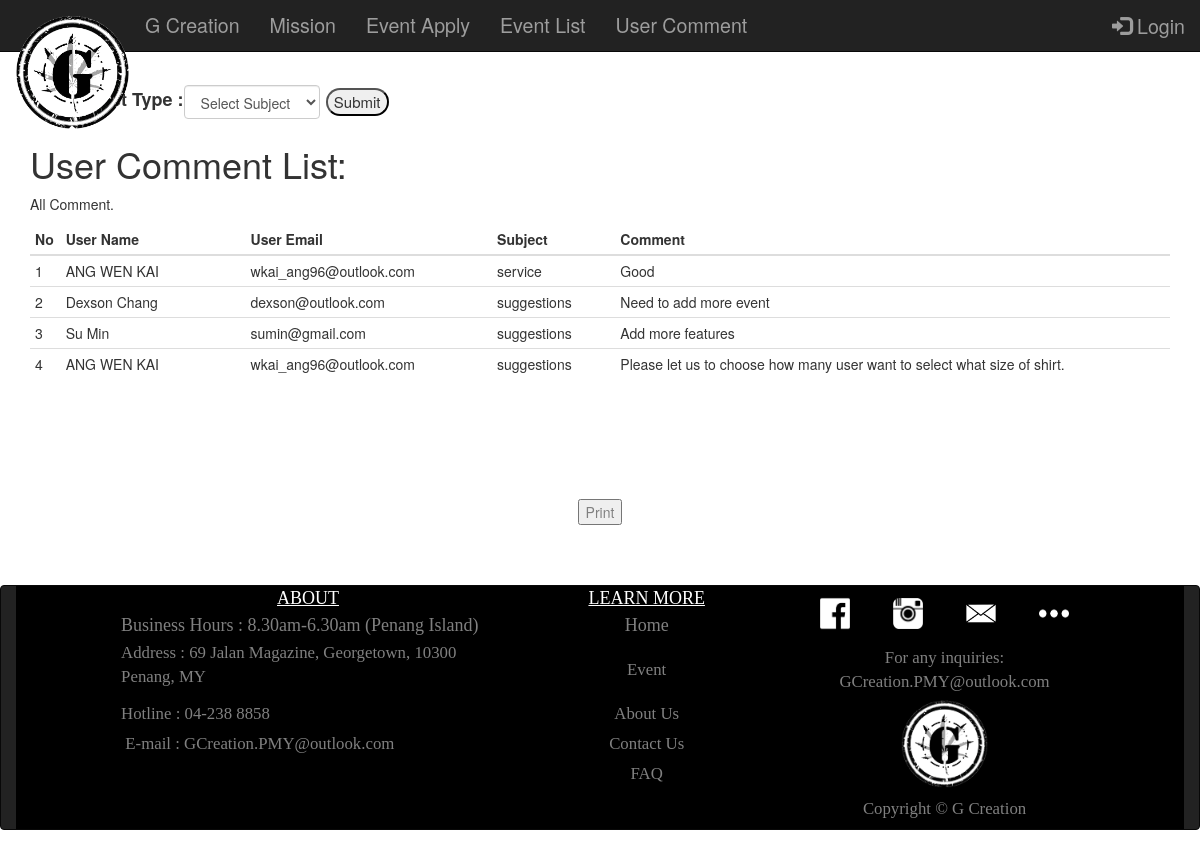
The page /userComment.php on the database its author committed.
### tables this page shows
CREATE TABLE `contactus` (
  `contact_id` int(10) UNSIGNED NOT NULL,
  `username` varchar(50) NOT NULL,
  `useremail` varchar(50) NOT NULL,
  `subject` varchar(15) NOT NULL,
  `message` varchar(500) NOT NULL
);

### userComment.php (the view, shortened to what this page needs)
<!DOCTYPE html PUBLIC "-//W3C//DTD XHTML 1.0 Transitional//EN" "http://www.w3.org/TR/xhtml1/DTD/xhtml1-transitional.dtd">
<html xmlns="http://www.w3.org/1999/xhtml">
<head>
<link rel="stylesheet" type="text/css" href="aboutUs.css"/>
</head>
<body style="margin-top:7%">
	<?php
		require('AdminHeader.php');
	?>
<?php
	$conn= new mysqli($servername,$username,$password,$dbname);
	if (!empty($_POST['subject']))
	{
		$phpSubject=$_POST['subject'];
		$sql="SELECT * FROM contactus WHERE subject='$phpSubject' ";
	}
	else
	{	$phpSubject="";
		$sql = "SELECT * FROM contactus ";
	}
	$query = mysqli_query($conn, $sql);
	?>
<div class="container">
  <div class="col-sm-12">
	  <form method="post" action="userComment.php">
		<table >
			<tr >
				<td >
					<label style="font-size:large;font-weight:bold">Commect Type :</label>
				</td>
				<td >
					  <select class="form-control" name="subject">
							<option name="subject" value="" selected>Select Subject</option>
					  </select>
				</td>
				<td >
					<span style=""><input name="Submit1" type="submit" value="Submit" style="font-size:15px;border-radius:30px;margin-left:10%"/></span>
				</td>
			</tr>
		</table>
	</form>
  </div>
	<br/>
	<br/>
  <h1>User Comment List:&nbsp;<?php echo $phpSubject ?></h1>
  <p>All Comment.</p>
  <table class="table table-condensed" width="100%">
  <thead>
				<tr style="font-size:100%">
					<th width="2%">No</th>
					<th width="15%">User Name</th>
					<th width="20%">User Email</th>
					<th width="10%">Subject</th>
					<th width="45%">Comment</th>
				</tr>
	</thead>
	<tbody>
	<?php
			$no 	= 1;
			while ($row = mysqli_fetch_array($query))
			{
				echo '<tr>
						<td style=center>'.$no.'</td>
						<td>'.$row['username'].'</td>
						<td>'.$row['useremail'].'</td>
						<td>'.$row['subject'].'</td>
						<td>'.$row['message'].'</td>
						</tr>';
				$no++;
			}?>
			</tbody>
		</table>
	</div>
	<div class="noprint" align="center" style="margin:5% ">
	<br/>
	<br/>
	<a href="javascript:window.print()"><input name="Submit1" type="submit" value="Print" /></a>
	</div>
<?php
	require('footer.php');
?>
</body>
</html>

### footer.php (style rules this page uses)
a { text-decoration:none; color:gray; }

### rows shown on the page
contactus: username "ANG WEN KAI", useremail "wkai_ang96@outlook.com", subject "service", message "Good"
contactus: username "Dexson Chang", useremail "dexson@outlook.com", subject "suggestions", message "Need to add more event"
contactus: username "Su Min", useremail "sumin@gmail.com", subject "suggestions", message "Add more features"
contactus: username "ANG WEN KAI", useremail "wkai_ang96@outlook.com", subject "suggestions", message "Please let us to choose how many user want to select what size of shirt."
